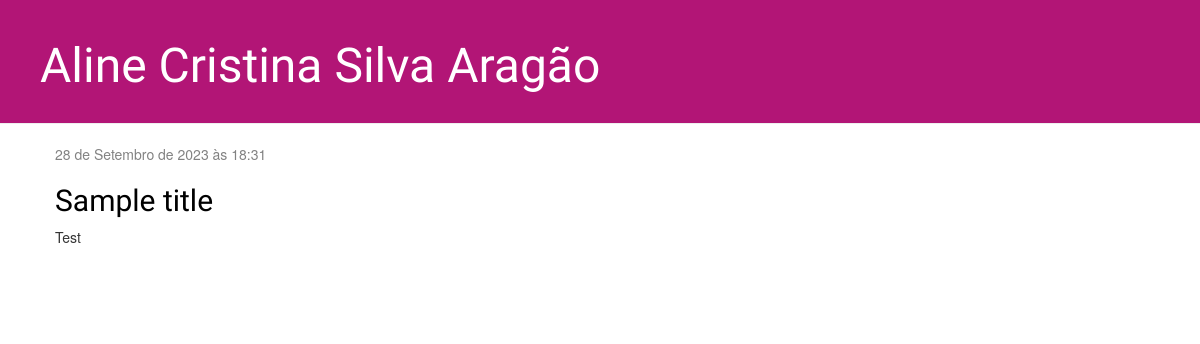
Before: / with the older database file.
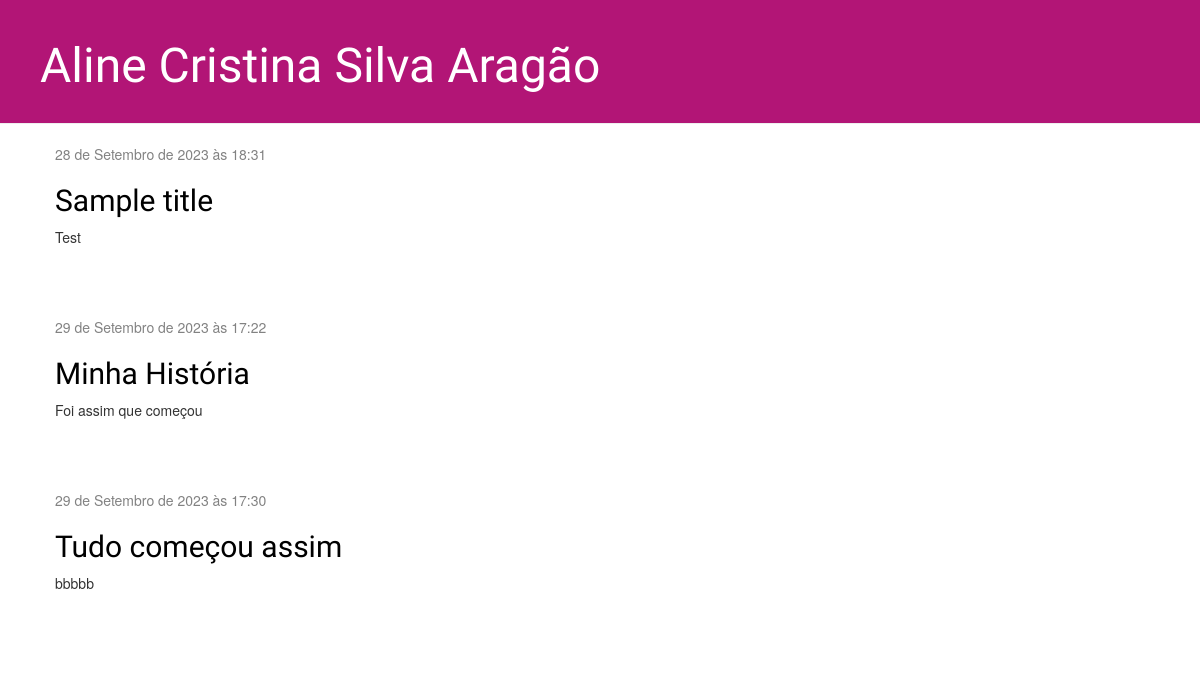
After: the same page with the newer database file.
### blog/models.py (models this page shows, shortened)
class Post(models.Model):
    author = models.ForeignKey(settings.AUTH_USER_MODEL, on_delete=models.CASCADE)
    title = models.CharField(max_length=200)
    text = models.TextField()
    created_date = models.DateTimeField(default=timezone.now)
    published_date = models.DateTimeField(blank=True, null=True)

### blog/views.py (the view)
# urls.py: path('', views.post_list, name='post_list'),
def post_list(request):
    posts = Post.objects.filter(published_date__lte=timezone.now()).order_by('published_date')
    return render(request, 'blog/post_list.html', {'posts': posts})

### blog/templates/blog/post_list.html
{% extends 'blog/base.html' %}
{% block content %}
    {% for post in posts %}
        <div class="post">
            <div class="date">
                {{ post.published_date }}
            </div>
            <h2><a href="{% url 'post_detail' pk=post.pk %}">{{ post.title }}</a></h2>
            <p>{{ post.text|linebreaksbr }}</p>
        </div>
    {% endfor %}
{% endblock %}

### blog/templates/blog/base.html (shortened to what this page needs)
{% load static %}
<html>
    <head>
        <link rel="stylesheet" href="//maxcdn.bootstrapcdn.com/bootstrap/3.2.0/css/bootstrap.min.css">
        <link rel="stylesheet" href="//maxcdn.bootstrapcdn.com/bootstrap/3.2.0/css/bootstrap-theme.min.css">
        <link rel="stylesheet" href="{% static 'css/blog.css' %}">
    </head>
    <body>
        <div class="page-header">
            <h1><a href="/">Aline Cristina Silva Aragão</a></h1>
        </div>
        <div class="content container">
            <div class="row">
                <div class="col-md-8">
                {% block content %}
                {% endblock %}
                </div>
            </div>
        </div>
    </body>
</html>

### blog/static/css/blog.css (style rules this page uses)
.page-header { background-color: hsl(323, 79%, 39%); margin-top: 0; padding: 20px 20px 20px 40px; }
.page-header h1, .page-header h1 a, .page-header h1 a:visited, .page-header h1 a:active { color: #ffffff; font-size: 36pt; text-decoration: none; }
.content { margin-left: 40px; }
h1, h2, h3, h4 { font-family: 'Lobster', cursive; }
.date { color: #828282; }
.post { margin-bottom: 70px; }
.post h2 a, .post h2 a:visited { color: #000000; }

Changed rows visible on the page:
added Post: published_date "29 de Setembro de 2023 às 17:22", title "Minha História", text "Foi assim que começou"
added Post: published_date "29 de Setembro de 2023 às 17:30", title "Tudo começou assim", text "bbbbb"
